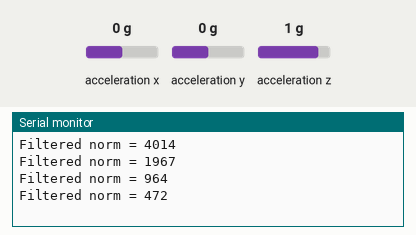
The sketch below on a simulated Arduino Uno, built with avr-gcc and run on an emulated ATmega328P. On the bench: the last lines printed to the serial monitor. Wiring (inferred from the names in the program): MPU-6050 motion sensor at I2C address 0x68. Inputs (shaded band) come from the test bench; at power-on: acceleration x 0 g, acceleration y 0 g, acceleration z 1 g.

Above: at 1.2 s.
1.3 s: acceleration x set to -1.4 g
At 1.56 s:
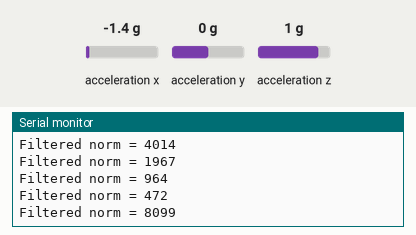
2.8 s: acceleration y set to -1.4 g
At 2.9 s:
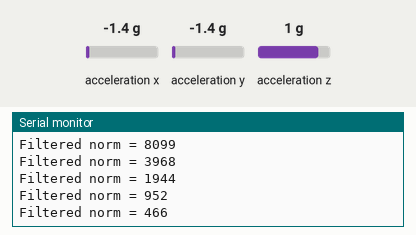
4.3 s: acceleration z set to -1.4 g
At 4.57 s:
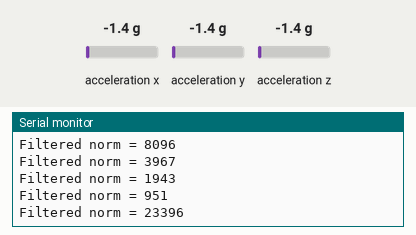
Timing chart, 0 to 7.3 s (numbered marks = the images above; inputs shaded):
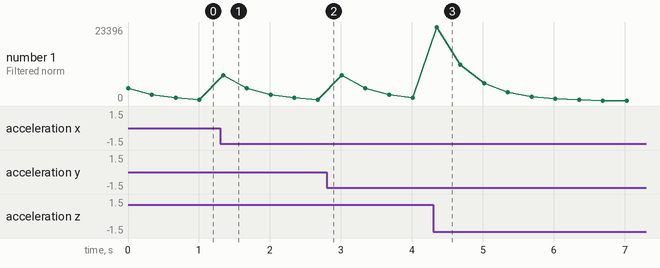

Measured:
- after the input at 1.3 s, the serial monitor: prints a new line at once (image 1)
- after the input at 4.3 s, the serial monitor: prints a new line after 0.05 s (image 3)
- plotted number 1: 472 → 466 after the input at 1.3 s, 466 → 951 after the input at 2.8 s

The sketch:

Test_MPU-6050_norm_filtered.ino
```cpp
// (licence header left out)
#include<Wire.h>

#define ALPHA       0.7   // filtering coefficient
#define MPU_ADDR    0x68  // I2C address of the MPU-6050

int16_t acc[3], avg[3] = {0};
uint16_t norm;
uint8_t i;

void setup() {
  Wire.begin();
  Wire.beginTransmission(MPU_ADDR);
  Wire.write(0x6B);  // PWR_MGMT_1 register
  Wire.write(0);     // set to zero (wakes up the MPU-6050)
  Wire.endTransmission(true);
  Serial.begin(9600);
}
void loop() {
  Wire.beginTransmission(MPU_ADDR);
  Wire.write(0x3B);  // starting with register 0x3B (ACCEL_XOUT_H)
  Wire.endTransmission(false);
  Wire.requestFrom(MPU_ADDR, 6, true); // request a total of 6 registers
  acc[0] = Wire.read() << 8 | Wire.read(); // 0x3B (ACCEL_XOUT_H) & 0x3C (ACCEL_XOUT_L)
  acc[1] = Wire.read() << 8 | Wire.read(); // 0x3D (ACCEL_YOUT_H) & 0x3E (ACCEL_YOUT_L)
  acc[2] = Wire.read() << 8 | Wire.read(); // 0x3F (ACCEL_ZOUT_H) & 0x40 (ACCEL_ZOUT_L)

  norm = 0;
  for(i = 0; i < 3; i++) {
    avg[i] = ALPHA*avg[i] + (1-ALPHA)*acc[i];
    norm = norm + ((uint32_t)pow(acc[i]-avg[i],2)>>15);
  }

  Serial.print("Filtered norm = "); Serial.println(norm);

  delay(333);
}
```
